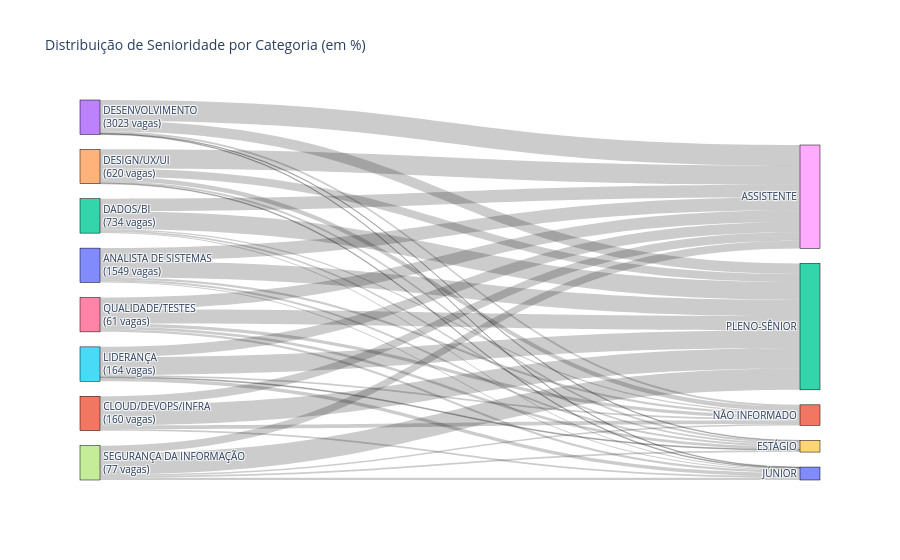

The cell this chart's notebook holds for it:
### Markdown cell above
### Sankey de categorias e senioridade

### Code cell
# Sankey com porcentagens relativas de senioridade por categoria
df_sankey_senioridade = df.groupby(["Categoria", "Senioridade"]).size().reset_index(name="Count")

# Calcular totais por categoria
totais_categoria = df_sankey_senioridade.groupby("Categoria")["Count"].sum().reset_index()
df_sankey_senioridade = df_sankey_senioridade.merge(totais_categoria, on="Categoria", suffixes=('', '_total'))

# Calcular porcentagens relativas
df_sankey_senioridade["Porcentagem"] = (df_sankey_senioridade["Count"] / df_sankey_senioridade["Count_total"] * 100).round(2)

unique_categorias_sankey = df_sankey_senioridade["Categoria"].unique()
unique_senioridades_sankey = df_sankey_senioridade["Senioridade"].unique()

all_nodes_sankey = np.concatenate((unique_categorias_sankey, unique_senioridades_sankey))
label_map_sankey = {label: i for i, label in enumerate(all_nodes_sankey)}

# Modificar labels para incluir informações
node_labels = []
for node in all_nodes_sankey:
    if node in unique_categorias_sankey:
        total_cat = df_sankey_senioridade[df_sankey_senioridade["Categoria"] == node]["Count_total"].iloc[0]
        node_labels.append(f"{node}<br>({total_cat} vagas)")
    else:
        node_labels.append(node)

source_sankey = [label_map_sankey[cat] for cat in df_sankey_senioridade["Categoria"]]
target_sankey = [label_map_sankey[sen] for sen in df_sankey_senioridade["Senioridade"]]
value_sankey = df_sankey_senioridade["Porcentagem"].tolist()

fig = go.Figure(data=[go.Sankey(
    node=dict(
        pad=15,
        thickness=20,
        line=dict(color="black", width=0.5),
        label=node_labels,
    ),
    link=dict(
        source=source_sankey,
        target=target_sankey,
        value=value_sankey,
        hovertemplate='%{source.label} → %{target.label}<br>%{value}% da categoria<extra></extra>',
    )
)]).update_layout(
    title_text="Distribuição de Senioridade por Categoria (em %)",
    font_size=10
)
fig.show()

### Figure 1 — Plotly figure (JSON) as saved in the notebook; plotly's stock layout.template omitted (floating-point values rounded to 4 significant figures)
{"data": [{"link": {"hovertemplate": "%{source.label} → %{target.label}<br>%{value}% da categoria<extra></extra>", "source": [0, 0, 0, 0, 0, 1, 1, 1, 1, 2, 2, 2, 2, 2, 3, 3, 3, 3, 3, 4, 4, 4, 4, 4, 5, 5, 5, 5, 5, 6, 6, 6, 6, 6, 7, 7, 7, 7, 7], "target": [8, 9, 10, 11, 12, 8, 10, 11, 12, 8, 9, 10, 11, 12, 8, 9, 10, 11, 12, 8, 9, 10, 11, 12, 8, 9, 10, 11, 12, 8, 9, 10, 11, 12, 8, 9, 10, 11, 12], "value": [37.25, 5.68, 2.91, 7.04, 47.13, 25, 4.38, 11.25, 59.38, 36.38, 5.18, 3, 3.68, 51.77, 60.4, 1.79, 1.69, 5.36, 30.76, 55.48, 5.48, 2.26, 13.23, 23.55, 29.88, 2.44, 10.37, 5.49, 51.83, 34.43, 8.2, 6.56, 9.84, 40.98, 22.08, 5.19, 6.49, 3.9, 62.34]}, "node": {"label": ["ANALISTA DE SISTEMAS<br>(1549 vagas)", "CLOUD/DEVOPS/INFRA<br>(160 vagas)", "DADOS/BI<br>(734 vagas)", "DESENVOLVIMENTO<br>(3023 vagas)", "DESIGN/UX/UI<br>(620 vagas)", "LIDERANÇA<br>(164 vagas)", "QUALIDADE/TESTES<br>(61 vagas)", "SEGURANÇA DA INFORMAÇÃO<br>(77 vagas)", "ASSISTENTE", "ESTÁGIO", "JÚNIOR", "NÃO INFORMADO", "PLENO-SÊNIOR"], "line": {"color": "black", "width": 0.5}, "pad": 15, "thickness": 20}, "type": "sankey"}], "layout": {"font": {"size": 10}, "title": {"text": "Distribuição de Senioridade por Categoria (em %)"}}}
